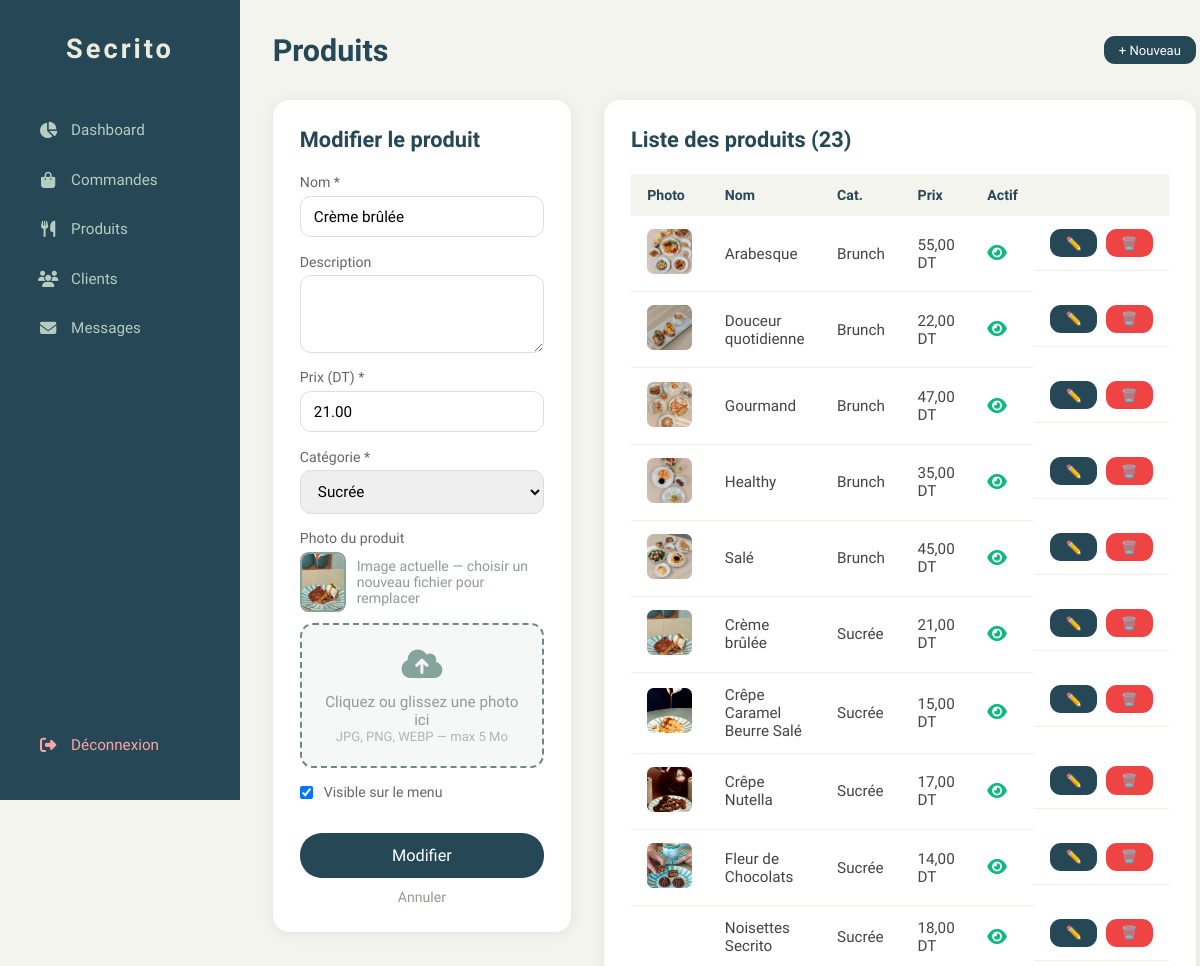
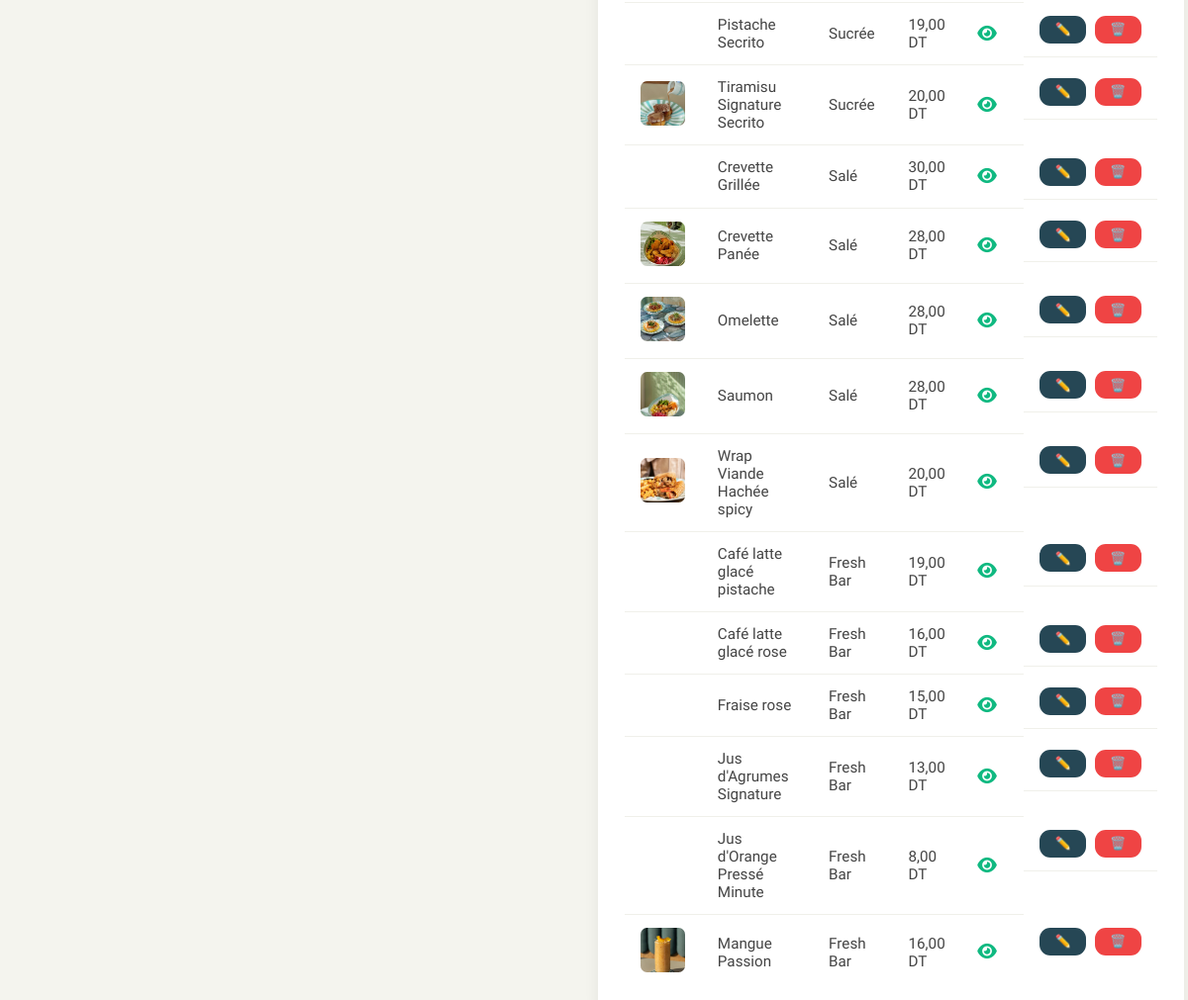
Page /admin/produits.php?edit=12 (signed in) on the committed database (2 pictures, top to bottom).
### tables this page shows
CREATE TABLE IF NOT EXISTS produits (
    id          INT AUTO_INCREMENT PRIMARY KEY,
    nom         VARCHAR(150) NOT NULL,
    description TEXT,
    prix        DECIMAL(8,2) NOT NULL,
    categorie   ENUM('brunch','sucree','sale','fresh') NOT NULL,
    image       VARCHAR(255),
    actif       TINYINT(1) DEFAULT 1,
    created_at  TIMESTAMP DEFAULT CURRENT_TIMESTAMP
);

### config/config.php (called while the page is built, shortened)
<?php
function clean(string $val): string {
    return htmlspecialchars(trim($val), ENT_QUOTES, 'UTF-8');
}

### admin/produits.php (the view, shortened to what this page needs)
<?php
require_once '../config/config.php';
$pdo = getDB();
$edit = null;
if (isset($_GET['edit'])) {
    $stmt = $pdo->prepare("SELECT * FROM produits WHERE id=:id");
    $stmt->execute([':id'=>(int)$_GET['edit']]);
    $edit = $stmt->fetch();
}
$produits     = $pdo->query("SELECT * FROM produits ORDER BY categorie, nom")->fetchAll();
$cats_labels  = ['brunch'=>'Brunch','sucree'=>'Sucrée','sale'=>'Salé','fresh'=>'Fresh Bar'];
?>
<!DOCTYPE html>
<html lang="fr">
<head>
    <link rel="stylesheet" href="https://cdnjs.cloudflare.com/ajax/libs/font-awesome/6.5.0/css/all.min.css">
    <link rel="stylesheet" href="../css/style.css">
    <link rel="stylesheet" href="admin.css">
</head>
<body class="admin-body">
<?php include 'sidebar.php'; ?>
<main class="admin-main">
    <div class="admin-topbar">
        <h1>Produits</h1>
        <a href="produits.php" class="btn-sm">+ Nouveau</a>
    </div>
    <div style="display:grid;grid-template-columns:1fr 1.5fr;gap:3rem;align-items:start;">
        <div class="admin-card">
            <h2 style="margin-bottom:2rem;"><?php echo $edit ? 'Modifier le produit' : 'Ajouter un produit'; ?></h2>
            <form method="POST" enctype="multipart/form-data">
                <div class="form-row">
                    <label>Nom *</label>
                    <input type="text" name="nom" required value="<?php echo clean($edit['nom']??''); ?>">
                </div>
                <div class="form-row">
                    <label>Description</label>
                    <textarea name="description" rows="3"><?php echo clean($edit['description']??''); ?></textarea>
                </div>
                <div class="form-row">
                    <label>Prix (DT) *</label>
                    <input type="number" name="prix" step="0.01" min="0" required value="<?php echo $edit['prix']??''; ?>">
                </div>
                <div class="form-row">
                    <label>Catégorie *</label>
                    <select name="categorie">
                        <?php foreach ($cats_labels as $v => $l): ?>
                        <option value="<?php echo $v; ?>" <?php echo ($edit['categorie']??'')===$v?'selected':''; ?>>
                            <?php echo $l; ?>
                        </option>
                        <?php endforeach; ?>
                    </select>
                </div>
                <div class="form-row">
                    <label>Photo du produit</label>
                    <?php if ($edit && !empty($edit['image'])): ?>
                    <div style="display:flex;align-items:center;gap:1rem;margin-bottom:1rem;">
                        <img src="../images/<?php echo clean($edit['image']); ?>"
                             style="width:60px;height:60px;object-fit:cover;border-radius:0.8rem;border:2px solid var(--color-accent);"
                             onerror="this.style.display='none'">
                        <span style="font-size:1.3rem;color:var(--text-secondary);">
                            Image actuelle — choisir un nouveau fichier pour remplacer
                        </span>
                    </div>
                    <?php endif; ?>
                    <div class="upload-zone" id="uploadZone">
                        <div class="upload-icon"><i class="fas fa-cloud-upload-alt"></i></div>
                        <p>Cliquez ou glissez une photo ici</p>
                        <span>JPG, PNG, WEBP — max 5 Mo</span>
                    </div>
                </div>
                <div class="form-row" style="flex-direction:row;align-items:center;gap:1rem;">
                    <input type="checkbox" name="actif" id="actif" value="1"
                           <?php echo ($edit['actif']??1)?'checked':''; ?> style="width:auto;">
                    <label for="actif" style="margin-bottom:0;">Visible sur le menu</label>
                </div>
                <button type="submit" style="width:100%;margin-top:1.5rem;padding:1.2rem;
                        background:var(--color-primary);color:#fff;border:none;
                        border-radius:2rem;font-size:1.5rem;cursor:pointer;">
                    <?php echo $edit ? 'Modifier' : 'Ajouter'; ?>
                </button>
                <?php if ($edit): ?>
                <a href="produits.php" style="display:block;text-align:center;
                   margin-top:1rem;font-size:1.3rem;color:var(--text-secondary);">Annuler</a>
                <?php endif; ?>
            </form>
        </div>
        <div class="admin-card">
            <h2 style="margin-bottom:2rem;">Liste des produits (<?php echo count($produits); ?>)</h2>
            <table class="admin-table">
                <thead>
                    <tr><th>Photo</th><th>Nom</th><th>Cat.</th><th>Prix</th><th>Actif</th><th></th></tr>
                </thead>
                <tbody>
                <?php foreach ($produits as $p): ?>
                <tr style="<?php echo !$p['actif']?'opacity:0.5':''; ?>">
                    <td>
                        <?php if (!empty($p['image'])): ?>
                        <img src="../images/<?php echo clean($p['image']); ?>"
                             style="width:45px;height:45px;object-fit:cover;border-radius:0.6rem;"
                             onerror="this.style.display='none'">
                        <?php else: ?>
                        <span style="font-size:2rem;">🍽️</span>
                        <?php endif; ?>
                    </td>
                    <td><?php echo clean($p['nom']); ?></td>
                    <td><?php echo $cats_labels[$p['categorie']] ?? $p['categorie']; ?></td>
                    <td><?php echo number_format($p['prix'],2,',',' '); ?> DT</td>
                    <td>
                        <a href="?toggle=<?php echo $p['id']; ?>" title="<?php echo $p['actif']?'Désactiver':'Activer'; ?>">
                            <i class="fas fa-<?php echo $p['actif']?'eye':'eye-slash'; ?>"
                               style="color:<?php echo $p['actif']?'#10b981':'#888'; ?>;font-size:1.6rem;"></i>
                        </a>
                    </td>
                    <td style="display:flex;gap:0.8rem;">
                        <a href="?edit=<?php echo $p['id']; ?>" class="btn-sm">✏️</a>
                        <a href="?delete=<?php echo $p['id']; ?>" class="btn-sm" style="background:#ef4444;"
                           onclick="return confirm('Supprimer ce produit ?')">🗑️</a>
                    </td>
                </tr>
                <?php endforeach; ?>
                </tbody>
            </table>
        </div>
    </div>
</main>
</body>
</html>

### css/style.css (style rules this page uses)
:root { --color-primary: #264755; --color-secondary: #94b4ac; --color-accent: #84a49c; --bg-main: #ebebdc; --bg-secondary: #b6ccc0; --text-main: #60646c; --text-secondary: #8e9c94; --border-color: #6f8788; --divider-color: #889190; --footer-color: #616c6c; }
* { font-family: "Cardo", serif; margin: 0; padding: 0; box-sizing: border-box; outline: none; border: none; text-decoration: none; text-transform: none; transition: 0.2s linear; }
html { font-size: 68%; overflow-x: hidden; scroll-padding-top: 9rem; scroll-behavior: smooth; }
body { background: var(--bg-main); }

### admin/admin.css (style rules this page uses)
* { margin:0;padding:0;box-sizing:border-box;font-family:'Cardo',serif; }
.admin-body { display: flex; min-height: 100vh; background: #f4f4ee; }
.admin-main { margin-left: 240px; flex: 1; padding: 3rem; min-height: 100vh; }
.admin-topbar { display: flex; justify-content: space-between; align-items: center; margin-bottom: 3rem; }
.admin-topbar h1 { font-size: 2.8rem; color: #264755; }
.admin-card { background: #fff; border-radius: 1.5rem; padding: 2.5rem; box-shadow: 0 2px 15px rgba(0,0,0,0.07); margin-bottom: 2.5rem; }
.admin-card h2 { font-size: 2rem; color: #264755; }
.admin-table { width: 100%; border-collapse: collapse; font-size: 1.4rem; margin-top: 1.5rem; }
.admin-table th { background: #f4f4ee; color: #264755; padding: 1.2rem 1.5rem; text-align: left; font-size: 1.3rem; }
.admin-table td { padding: 1.2rem 1.5rem; border-bottom: 1px solid #f0f0ea; color: #444; }
.admin-table tr:last-child td { border-bottom: none; }
.btn-sm { display: inline-block; padding: 0.6rem 1.4rem; background: #264755; color: #fff; border-radius: 1rem; font-size: 1.2rem; text-decoration: none; cursor: pointer; border: none; transition: 0.2s; }
.form-row { display: flex; flex-direction: column; margin-bottom: 1.5rem; }
.form-row label { font-size: 1.3rem; color: #666; margin-bottom: 0.5rem; }
.form-row input, .form-row select, .form-row textarea { padding: 1rem 1.2rem; border: 1px solid #ddd; border-radius: 1rem; font-size: 1.4rem; font-family: 'Cardo', serif; resize: vertical; }

### admin/produits.php (style rules this page uses)
.upload-zone { border: 2px dashed var(--border-color); border-radius: 1.2rem; padding: 2rem; text-align: center; cursor: pointer; transition: 0.2s ease; background: rgba(38,71,85,0.04); position: relative; }
.upload-zone .upload-icon { font-size: 3rem; color: var(--color-accent); margin-bottom: 0.8rem; }
.upload-zone p { font-size: 1.4rem; color: var(--text-secondary); margin: 0; }
.upload-zone span { font-size: 1.2rem; color: var(--text-secondary); opacity: 0.7; }

### rows in the picture
produits: nom "Crème brûlée", prix "21.00", categorie "Sucrée", image (picture), actif "☑", prix "21,00"
produits: image (picture), nom "Arabesque", categorie "Brunch", prix "55,00", actif 1 (drawn)
produits: image (picture), nom "Douceur quotidienne", categorie "Brunch", prix "22,00", actif 1 (drawn)
produits: image (picture), nom "Gourmand", categorie "Brunch", prix "47,00", actif 1 (drawn)
produits: image (picture), nom "Healthy", categorie "Brunch", prix "35,00", actif 1 (drawn)
produits: image (picture), nom "Salé", categorie "Brunch", prix "45,00", actif 1 (drawn)
produits: image (picture), nom "Crêpe Caramel Beurre Salé", categorie "Sucrée", prix "15,00", actif 1 (drawn)
produits: image (picture), nom "Crêpe Nutella", categorie "Sucrée", prix "17,00", actif 1 (drawn)
produits: image (picture), nom "Fleur de Chocolats", categorie "Sucrée", prix "14,00", actif 1 (drawn)
produits: nom "Noisettes Secrito", categorie "Sucrée", prix "18,00", actif 1 (drawn)
produits: nom "Pistache Secrito", categorie "Sucrée", prix "19,00", actif 1 (drawn)
produits: image (picture), nom "Tiramisu Signature Secrito", categorie "Sucrée", prix "20,00", actif 1 (drawn)
produits: nom "Crevette Grillée", categorie "Salé", prix "30,00", actif 1 (drawn)
produits: image (picture), nom "Crevette Panée", categorie "Salé", prix "28,00", actif 1 (drawn)
produits: image (picture), nom "Omelette", categorie "Salé", prix "28,00", actif 1 (drawn)
produits: image (picture), nom "Saumon", categorie "Salé", prix "28,00", actif 1 (drawn)
produits: image (picture), nom "Wrap Viande Hachée spicy", categorie "Salé", prix "20,00", actif 1 (drawn)
produits: nom "Café latte glacé pistache", categorie "Fresh Bar", prix "19,00", actif 1 (drawn)
produits: nom "Café latte glacé rose", categorie "Fresh Bar", prix "16,00", actif 1 (drawn)
produits: nom "Fraise rose", categorie "Fresh Bar", prix "15,00", actif 1 (drawn)
produits: nom "Jus d'Agrumes Signature", categorie "Fresh Bar", prix "13,00", actif 1 (drawn)
produits: nom "Jus d'Orange Pressé Minute", categorie "Fresh Bar", prix "8,00", actif 1 (drawn)
produits: image (picture), nom "Mangue Passion", categorie "Fresh Bar", prix "16,00", actif 1 (drawn)

### other values in the picture
count($produits) "23"
